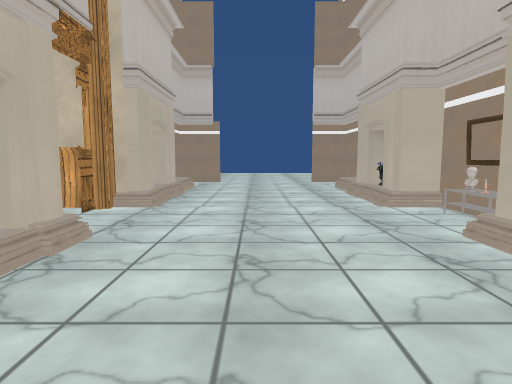
view 1 (above)

13 first-person views from a walk through a scene from a Unity 3-D project. The camera is 1.3 m above the floor, tilts 6° down and sees 75° across. The floor is counted in squares, 2 m on a side. Each view is taken from the middle of a square. On the plan, view 1 faces up. The plan holds only what a view shows up to about 10 squares ahead; the rest is blank. The place goes on beyond the plan. The player is left out. Door leaves are left out, so doorways stand open. Some surface patterns are stand-ins.

view 2
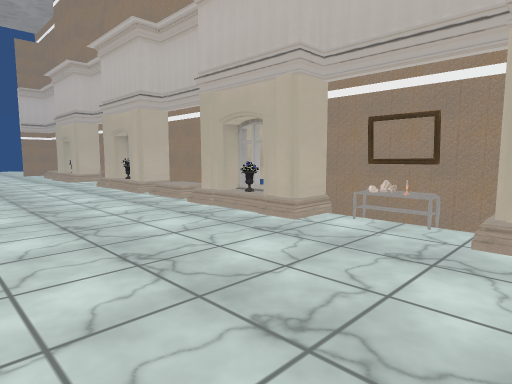

view 3
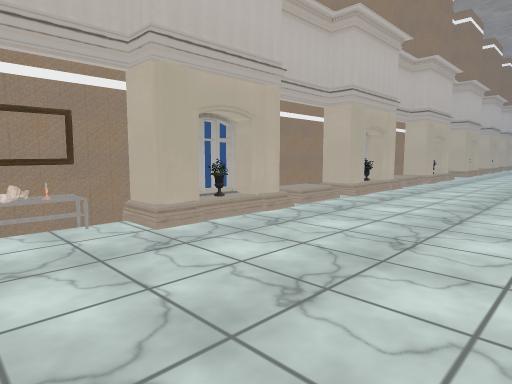

view 4
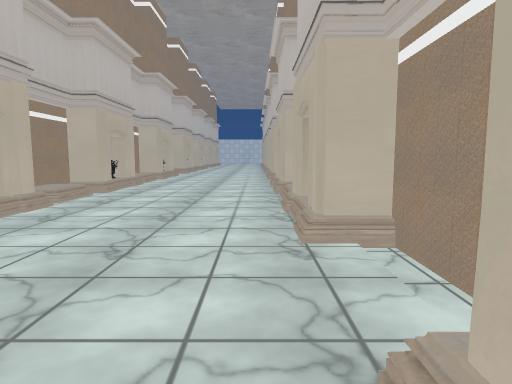

view 5
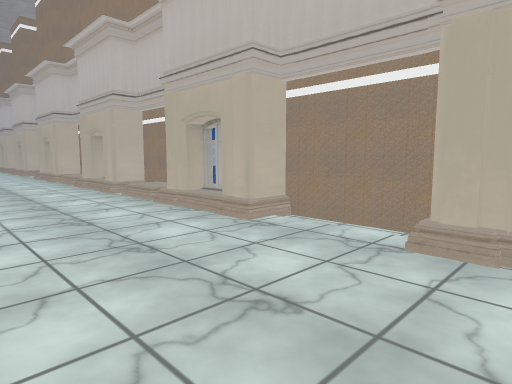

view 6
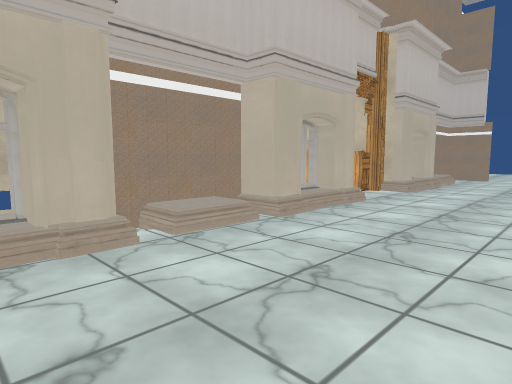

view 7
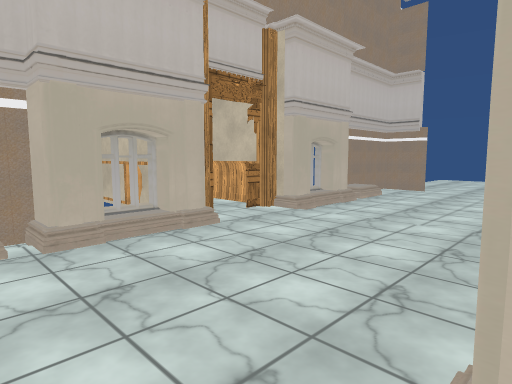

view 8
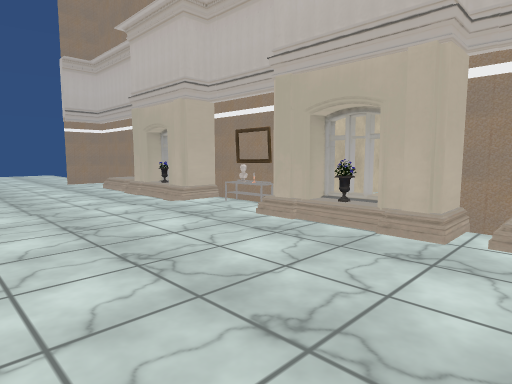

view 9
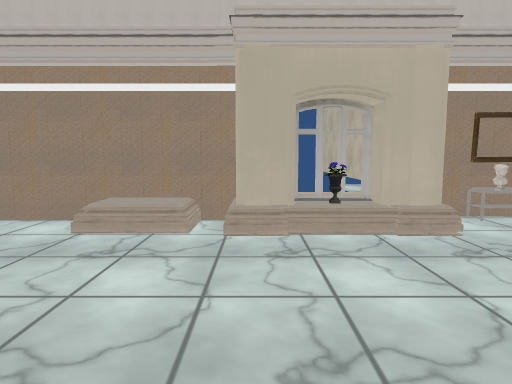

view 10
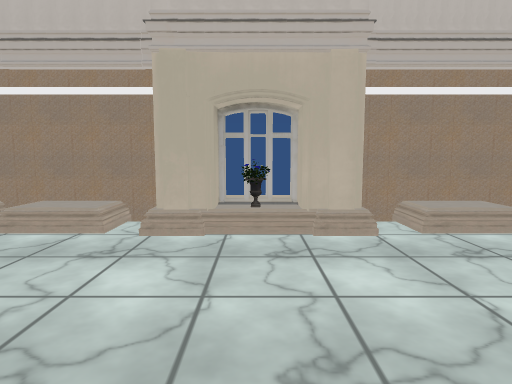

view 11
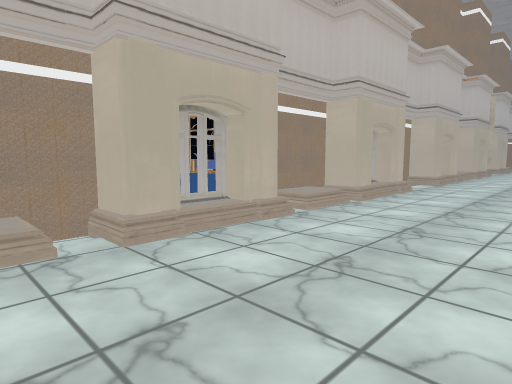

view 12
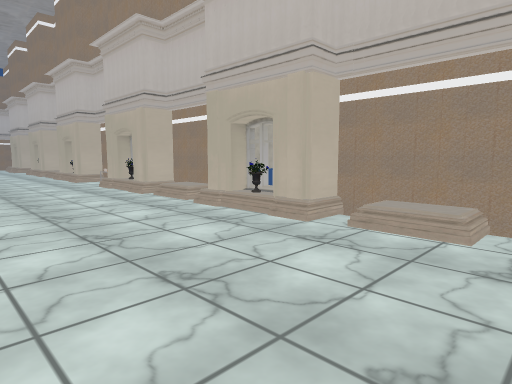

view 13
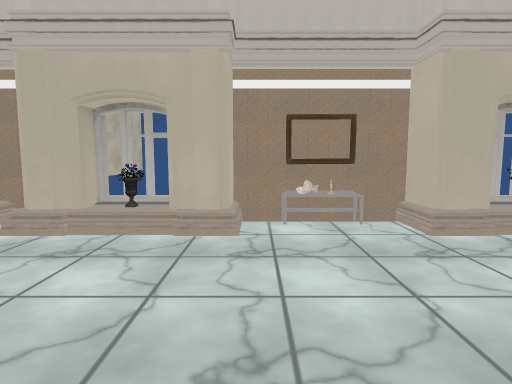

### Floor plan
Key: @ floor where view 1 was taken; # wall or solid block; x gap in a wall; . floor; / step, stairs or slope; D open door; T table; O other object.
Columns run from 2 left of view 1 to 3 right of it. Each row starts with its distance up from view 1.
 11  ....
 10  ....
  9 ##..##
  8 #....#
  7 #.../#
  6 #...##
  5 x...##
  4 D...O#
  3 D..O.#
  2 x...O#
  1 #...##
  0 #.@./#
 -1 #...##
 -2 #...O#
 -3 #...O#
 -4 #..T.#
 -5 #...O#
 -6 #...##
 -7 #.../#
 -8 #.../#
 -9 x...O#
-10 #...##
-11 #.../#
-12 #...##

Positions as (right, up) in squares from view 1, and headings:
1: (0, 0), facing up
2: (-1, -5), facing up-right
3: (-1, -3), facing down-right
4: (-1, -2), facing down
5: (1, -2), facing down-left
6: (1, -2), facing up-left
7: (2, 0), facing up-left
8: (-1, 0), facing up-right
9: (-1, 6), facing right
10: (-1, -9), facing right
11: (1, -11), facing up-left
12: (-1, -12), facing up-right
13: (-1, -3), facing right
